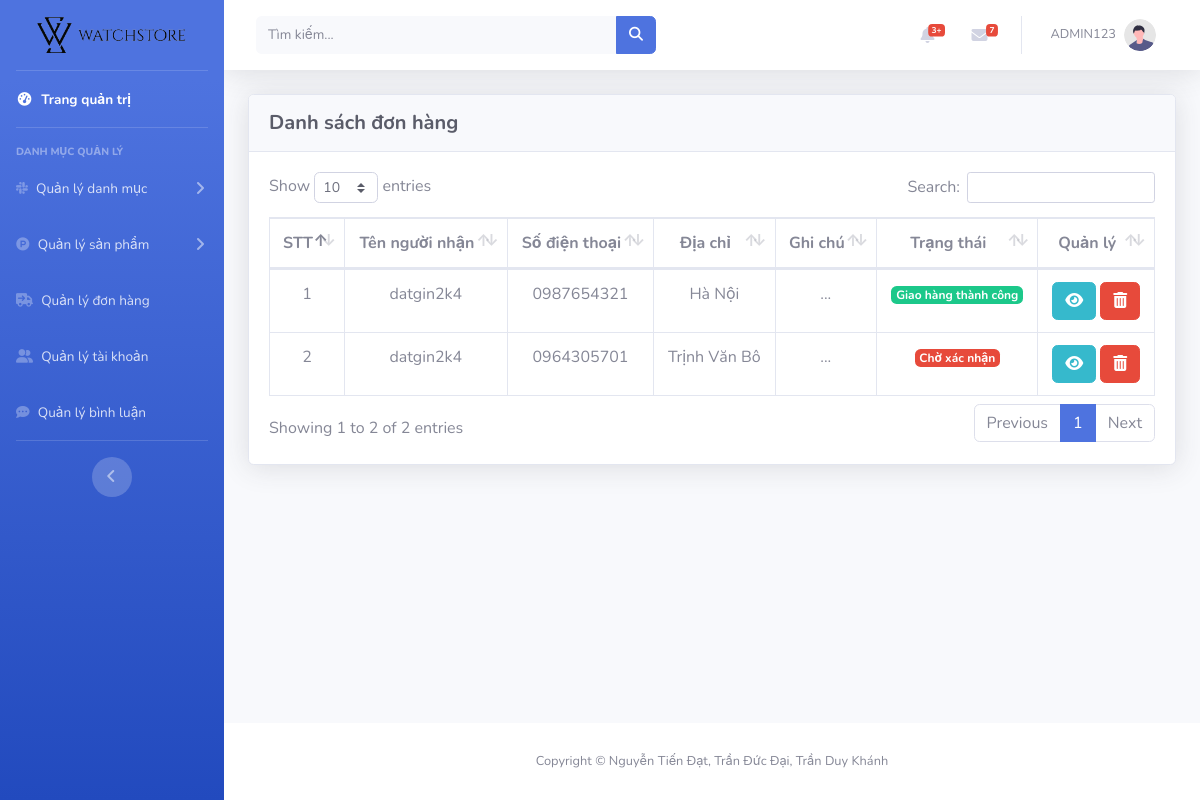
/admin/index.php?act=list_donhang (signed in), run on the app's committed database.
### tables this page shows
CREATE TABLE `donhang` (
  `id` int(11) NOT NULL,
  `id_user` int(11) NOT NULL,
  `nguoi_nhan` varchar(255) NOT NULL,
  `email` varchar(255) NOT NULL,
  `tel` varchar(255) NOT NULL,
  `address` varchar(255) NOT NULL,
  `date` date DEFAULT NULL,
  `ghi_chu` varchar(255) DEFAULT NULL,
  `thanhtien` int(11) NOT NULL,
  `trangthai` int(11) NOT NULL
);

### model/pdo.php (called while the page is built, shortened)
<?php
function pdo_get_connection()
{
    $servername = "localhost";
    $username = "root";
    $password = "";
    try {
        $conn = new PDO("mysql:host=$servername;dbname=duan1", $username, $password);
        $conn->setAttribute(PDO::ATTR_ERRMODE, PDO::ERRMODE_EXCEPTION);
        return $conn;
    } catch (PDOException $e) {
        echo "Connection failed: " . $e->getMessage();
    }
}
function pdo_query($sql)
{
    $conn = pdo_get_connection();
    $sql = $conn->prepare($sql);
    $sql->execute();
    $kq = $sql->fetchAll(PDO::FETCH_ASSOC);
    return $kq;
}
?>

### model/donhang.php (called while the page is built, shortened)
<?php
function loadall_donhang($iddh = 0)
{
    $sql = "select * from donhang";
    return pdo_query($sql);
}

### admin/donhang/list_donhang.php (the view)
<div class="container-fluid">
    <div class="card shadow mb-4">
        <div class="card-header py-3">
            <h6 class="m-0 h5 text-dark font-weight-bold">Danh sách đơn hàng</h6>
        </div>
        <div class="card-body">
            <div class="table-responsive">
                <table class="table table-bordered text-center" id="dataTable" width="100%" cellspacing="0">
                    <thead>
                        <tr>
                            <th class="fw-bold text-secondary">STT</th>
                            <th class="fw-bold text-secondary">Tên người nhận</th>
                            <th class="fw-bold text-secondary">Số điện thoại</th>
                            <th class="fw-bold text-secondary">Địa chỉ</th>
                            <th class="fw-bold text-secondary">Ghi chú</th>
                            <th class="fw-bold text-secondary">Trạng thái</th>
                            <th class="fw-bold text-secondary">Quản lý</th>
                        </tr>
                    </thead>
                    <tbody>
                        <?php foreach ($list_donhang as $key => $value) { ?>
                            <tr>
                                <td><?= $key + 1 ?></td>
                                <td><?= $value['nguoi_nhan'] ?></td>
                                <td><?= $value['tel'] ?></td>
                                <td><?= $value['address'] ?></td>
                                <td>
                                    <?php
                                    if ($value['ghi_chu'] != null) {
                                        echo $value['ghi_chu'];
                                    } else {
                                        echo '...';
                                    }
                                    ?>
                                </td>
                                <td>
                                    <?php
                                    if ($value['trangthai'] == 0) {
                                        echo '<span class="badge bg-danger text-white">Chờ xác nhận</span>';
                                    } else if ($value['trangthai'] == 1) {
                                        echo '<span class="badge bg-primary text-white">Đã xác nhận</span>';
                                    } else if ($value['trangthai'] == 2) {
                                        echo '<span class="badge bg-warning text-white">Đang giao hàng</span>';
                                    } elseif ($value['trangthai'] == 3) {
                                        echo '<span class="badge bg-success text-white">Giao hàng thành công</span>';
                                    } else {
                                        echo '<span class="badge text-secondary text-white">Đã hủy</span>';
                                    } ?>
                                </td>
                                <td>
                                    <a type="button" class="btn btn-info" href="?act=update_donhang&id=<?= $value['id'] ?>"><i class="fa-solid fa-eye"></i></a>
                                    <a type="button" class="btn btn-danger" href=""><i class="fa-solid fa-trash-can"></i></a>
                                </td>
                            </tr>
                        <?php } ?>
                    </tbody>
                </table>
            </div>
        </div>
    </div>
</div>
</div>

### data on the page
donhang: nguoi_nhan "datgin2k4", tel "0987654321", address "Hà Nội", trangthai "Giao hàng thành công"
donhang: nguoi_nhan "datgin2k4", tel "0964305701", address "Trịnh Văn Bô", trangthai "Chờ xác nhận"

### other printed values
$_SESSION['user'] "ADMIN123"
